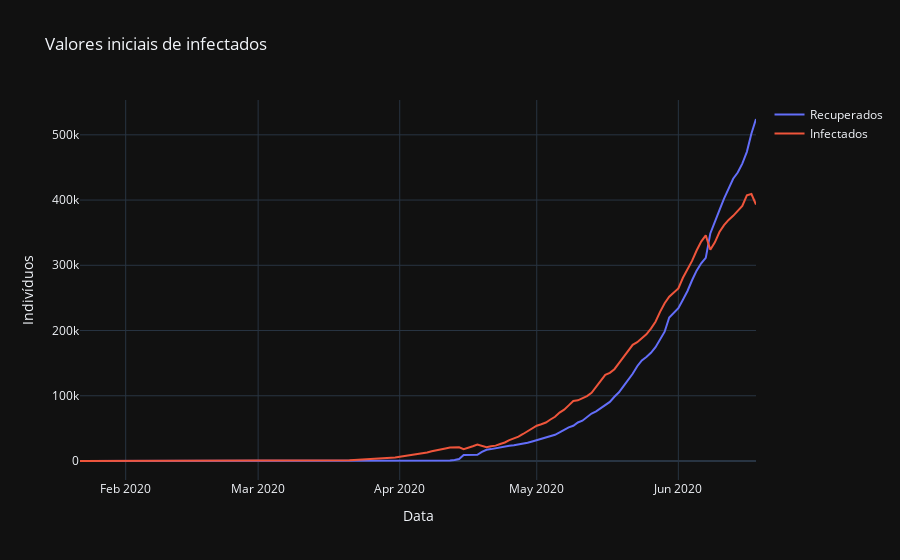

Notebook code for this chart:
### Code cell
n_country = 209.5e6

# Getting the recovered
R = df_all["recovered"].values.tolist()
# Getting the infected
I = [df_all["new_confirmed"][0]]
for nc, nd, nr in zip(df_all["new_confirmed"][1:],
                      df_all["new_deaths"][1:],
                      np.diff(R)):
    I.append( I[-1] + nc - nd - nr )
I, R = np.array(I), np.array(R)
S = n_country - I - R

print("Size of suceptible: {}".format(len(S)))
print("Size of infected: {}".format(len(I)))
print("Size of recovered: {}".format(len(R)))

start_index = np.argmax(I >= 2000)
print("Epidemy starts at: {}".format(start_index))

fig = go.Figure()
fig.add_trace(go.Scatter(
    name="Recuperados",
    x=df_all["date"],
    y=R))
fig.add_trace(go.Scatter(
    name="Infectados",
    x=df_all["date"],
    y=I))

fig.update_layout(template='plotly_dark',
                  xaxis_title='Data', yaxis_title='Indivíduos',
                  title_text="Valores iniciais de infectados ")

fig.show()

### Figure 1 — Plotly figure (JSON) as saved in the notebook; plotly's stock layout.template omitted (floating-point values rounded to 4 significant figures; data arrays with more than 128 entries replaced by an {"elided": "..."} marker saying what was removed)
{"data": [{"name": "Recuperados", "type": "scatter", "x": {"elided": "149 str values"}, "y": {"elided": "149 float values"}}, {"name": "Infectados", "type": "scatter", "x": {"elided": "149 str values"}, "y": {"elided": "149 float values"}}], "layout": {"title": {"text": "Valores iniciais de infectados "}, "xaxis": {"title": {"text": "Data"}}, "yaxis": {"title": {"text": "Indivíduos"}}}}
